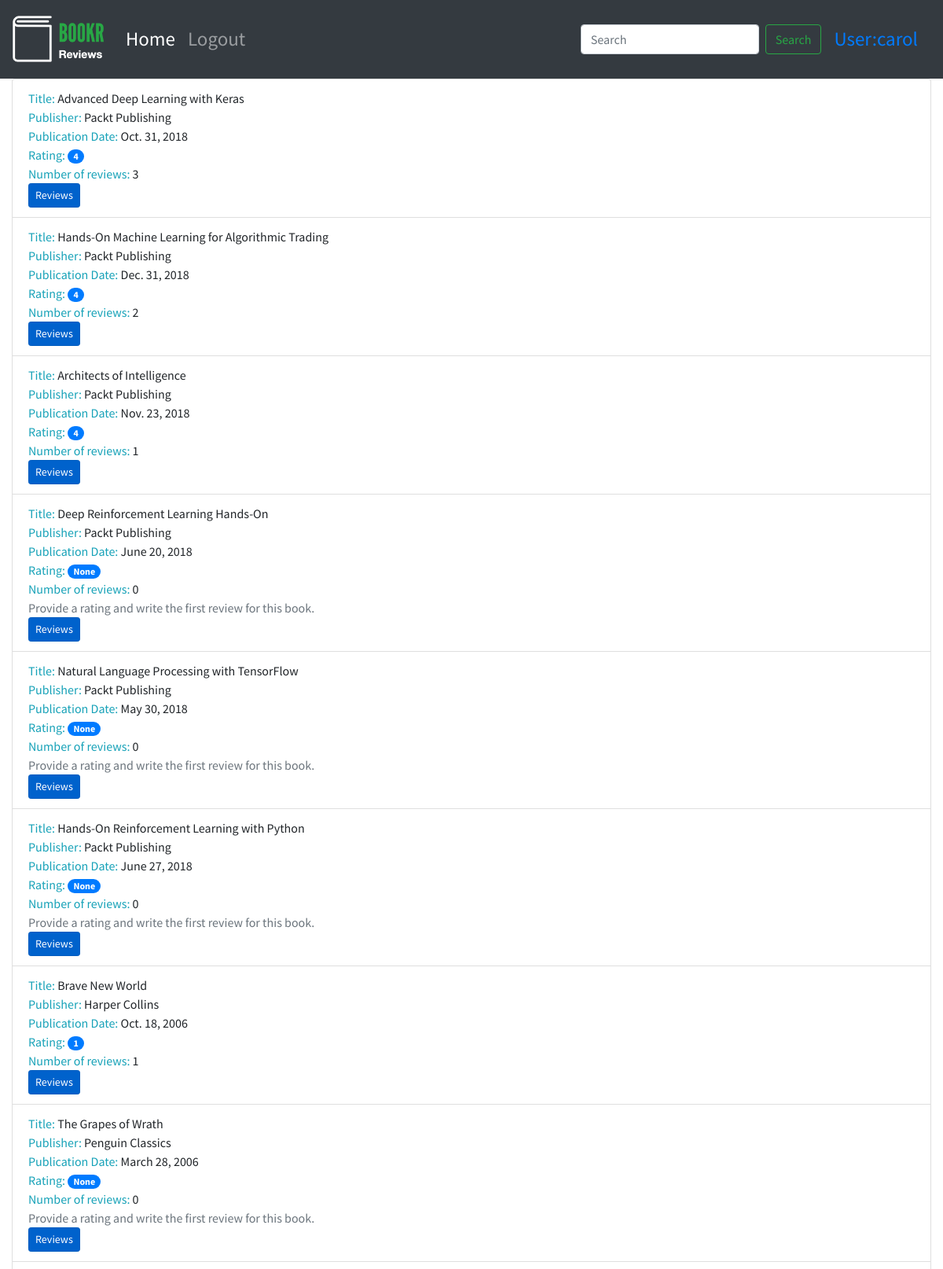
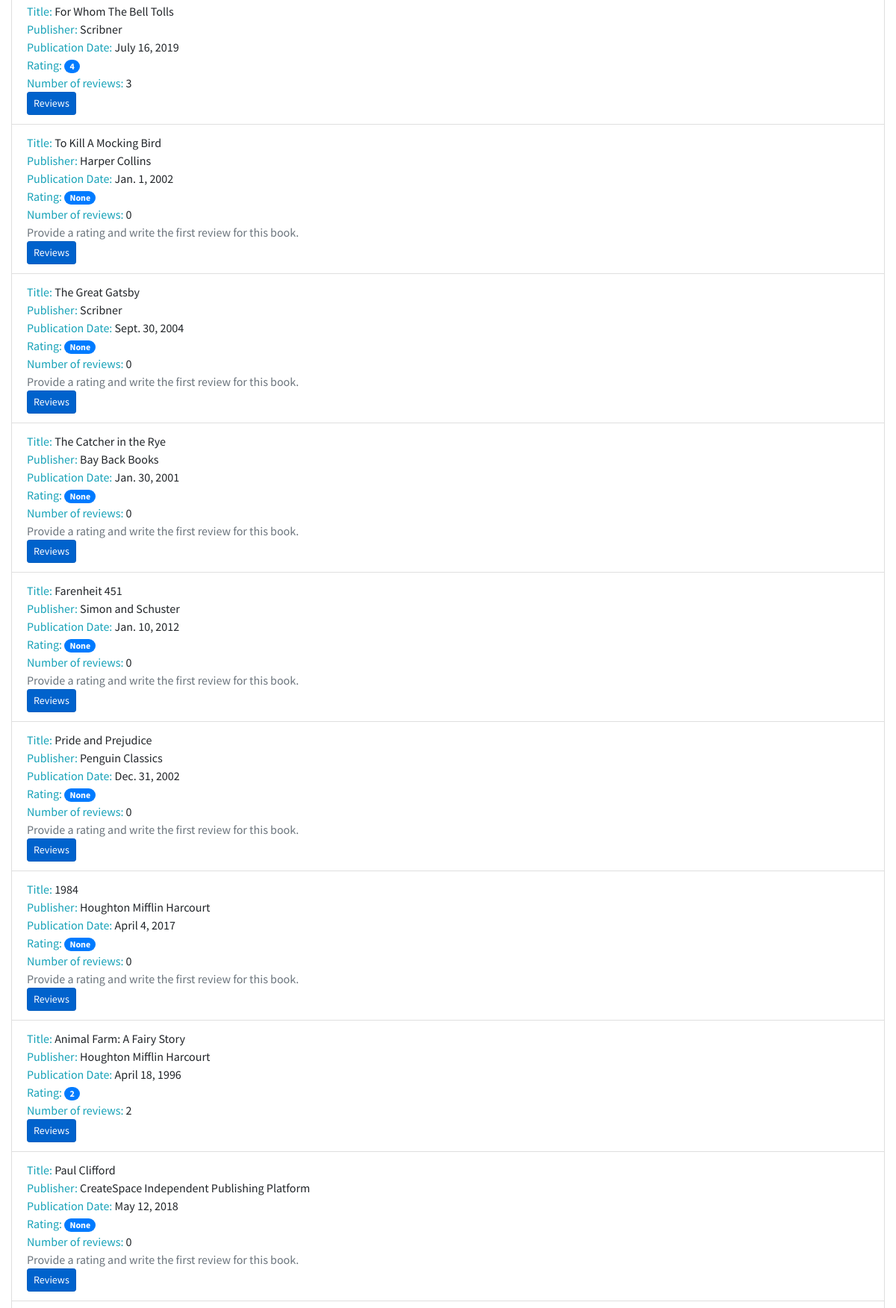
Screenshot of /books/ (signed in, upper part) with the database file from the repository (2 pictures, top to bottom).
### reviews/models.py (models this page shows, shortened)
class Book(models.Model):
    title = models.CharField(max_length=70, help_text="The title of the book.")
    publication_date = models.DateField(verbose_name="Date the book was published.")
    isbn = models.CharField(max_length=20, verbose_name="ISBN number of the book.")
    publisher = models.ForeignKey(Publisher, on_delete=models.CASCADE)
    contributors = models.ManyToManyField('Contributor', through="BookContributor")
    cover = models.ImageField(null=True, blank=True, upload_to='book_covers/')
    sample = models.FileField(null=True, blank=True, upload_to='book_samples/')

class Publisher(models.Model):
    name = models.CharField(max_length=50, help_text="The name of the Publisher.")
    website = models.URLField(help_text="The Publisher's website.")
    email = models.EmailField(help_text="The Publisher's email address.")
    def __str__(self):
        return self.name

### reviews/views.py (the view)
# urls.py: path('books/', views.book_list, name='book_list'),
def book_list(request):
    books = Book.objects.all()
    book_list = []
    for book in books:
        reviews = book.review_set.all()
        if reviews:
            rating_list = [review.rating for review in reviews]
            book_rating = average_rating(rating_list)
            number_of_reviews = len(reviews)
        else:
            book_rating = None
            number_of_reviews = 0
        book_list.append({'book': book,
                          'book_rating': book_rating,
                          'number_of_reviews': number_of_reviews})
    context = {'book_list': book_list}
    return render(request, 'reviews/book_list.html', context)

### reviews/utils.py (called while the page is built)
def average_rating(rating_list):
    if not rating_list:
        return 0
    return round(sum(rating_list) / len(rating_list))

### reviews/templates/reviews/book_list.html (shortened to what this page needs)
{% extends 'reviews/base.html' %}
{% load static %}
{% block brand %}
<img src="{% static 'reviews/logo.png' %}">
{% endblock %}
{% block content %}
<ul class="list-group">
  {% for item in book_list %}
  <li class="list-group-item">
      <span class="text-info">Title: </span> <span>{{ item.book.title }}</span>
      <br>
      <span class="text-info">Publisher: </span><span>{{ item.book.publisher }}</span>
      <br>
      <span class="text-info">Publication Date: </span><span>{{ item.book.publication_date }}</span>
      <br>
      <span class="text-info">Rating: </span><span class="badge badge-primary badge-pill">{{ item.book_rating }}</span>
      <br>
      <span class="text-info">Number of reviews: </span><span>{{ item.number_of_reviews }}</span>
      <br>
      {% if item.book_rating is null %}
      <span class="text-secondary">Provide a rating and write the first review for this book.</span>
      <br>
      {% endif %}
      <a class="btn btn-primary btn-sm active" role="button" aria-pressed="true" href="/books/{{ item.book.id }}/">Reviews</a></li>
  {% endfor %}
</ul>
{% endblock %}

### templates/base.html (shortened to what this page needs)
<!doctype html>
{% load static %}
<html lang="en">
  <head>
    <link rel="stylesheet" href="https://stackpath.bootstrapcdn.com/bootstrap/4.4.1/css/bootstrap.min.css">
    <link rel="stylesheet" href="https://cdnjs.cloudflare.com/ajax/libs/font-awesome/4.7.0/css/font-awesome.min.css">
    <link rel="stylesheet" href="{% static 'main.css' %}">
  </head>
<body>
        <nav class="navbar navbar-expand-sm navbar-dark bg-dark sticky-top">
          <a class="navbar-brand" href="/">{% block brand %}<img src="{% static 'logo.png' %}">{% endblock %}</a>
          <div class="collapse navbar-collapse" id="navbarSupportedContent">
            <ul class="navbar-nav mr-auto">
              <li class="nav-item active">
                <a class="nav-link" href="/books/">Home <span class="sr-only">(current)</span></a>
              </li>
              {% if user.is_authenticated %}
              <li class="nav-item">
                <a class="nav-link" href="{% url 'accounts:logout' %}">Logout</a>
              </li>
              {% else %}
              <li class="nav-item">
                <a class="nav-link" href="{% url 'accounts:login' %}">Login</a>
              </li>
              {% endif %}
            </ul>
            <form class="form-inline my-2 my-lg-0">
              <input class="form-control mr-sm-2" name="search"  minlength="3" type="search" placeholder="Search" aria-label="Search">
              <button class="btn btn-outline-success my-2 my-sm-0" type="submit"  formaction="/search-result/">Search</button>
            </form>
            {% if user.is_authenticated %}
            <a class="nav-link" href="/accounts/profile">User:{{ user.username }}</a>
            {% endif %}
          </div>
        </nav>
        <div class="container-fluid">
        {% block content %}{% endblock %}
          </div>
  </body>
</html>

### static/main.css (style rules this page uses)
.navbar { min-height: 100px; font-size: 25px; }
.navbar-brand { font-size: 25px; }
.navbar-brand > img { height: 60px; }
body { font-family: 'Source Sans Pro', sans-serif; background-color: #e6efe8 color: #393939; }

### rows the page displays
Book: book "Advanced Deep Learning with Keras", book.publisher "Packt Publishing", book.publication_date "Oct. 31, 2018", book_rating "4", number_of_reviews "3"
Book: book "Hands-On Machine Learning for Algorithmic Trading", book.publisher "Packt Publishing", book.publication_date "Dec. 31, 2018", book_rating "4", number_of_reviews "2"
Book: book "Architects of Intelligence", book.publisher "Packt Publishing", book.publication_date "Nov. 23, 2018", book_rating "4", number_of_reviews "1"
Book: book "Deep Reinforcement Learning Hands-On", book.publisher "Packt Publishing", book.publication_date "June 20, 2018", book_rating "None", number_of_reviews "0", shows "Provide a rating and write the first review for this book."
Book: book "Natural Language Processing with TensorFlow", book.publisher "Packt Publishing", book.publication_date "May 30, 2018", book_rating "None", number_of_reviews "0", shows "Provide a rating and write the first review for this book."
Book: book "Hands-On Reinforcement Learning with Python", book.publisher "Packt Publishing", book.publication_date "June 27, 2018", book_rating "None", number_of_reviews "0", shows "Provide a rating and write the first review for this book."
Book: book "Brave New World", book.publisher "Harper Collins", book.publication_date "Oct. 18, 2006", book_rating "1", number_of_reviews "1"
Book: book "The Grapes of Wrath", book.publisher "Penguin Classics", book.publication_date "March 28, 2006", book_rating "None", number_of_reviews "0", shows "Provide a rating and write the first review for this book."
Book: book "For Whom The Bell Tolls", book.publisher "Scribner", book.publication_date "July 16, 2019", book_rating "4", number_of_reviews "3"
Book: book "To Kill A Mocking Bird", book.publisher "Harper Collins", book.publication_date "Jan. 1, 2002", book_rating "None", number_of_reviews "0", shows "Provide a rating and write the first review for this book."
Book: book "The Great Gatsby", book.publisher "Scribner", book.publication_date "Sept. 30, 2004", book_rating "None", number_of_reviews "0", shows "Provide a rating and write the first review for this book."
Book: book "The Catcher in the Rye", book.publisher "Bay Back Books", book.publication_date "Jan. 30, 2001", book_rating "None", number_of_reviews "0", shows "Provide a rating and write the first review for this book."
Book: book "Farenheit 451", book.publisher "Simon and Schuster", book.publication_date "Jan. 10, 2012", book_rating "None", number_of_reviews "0", shows "Provide a rating and write the first review for this book."
Book: book "Pride and Prejudice", book.publisher "Penguin Classics", book.publication_date "Dec. 31, 2002", book_rating "None", number_of_reviews "0", shows "Provide a rating and write the first review for this book."
Book: book "1984", book.publisher "Houghton Mifflin Harcourt", book.publication_date "April 4, 2017", book_rating "None", number_of_reviews "0", shows "Provide a rating and write the first review for this book."
Book: book "Animal Farm: A Fairy Story", book.publisher "Houghton Mifflin Harcourt", book.publication_date "April 18, 1996", book_rating "2", number_of_reviews "2"
Book: book "Paul Clifford", book.publisher "CreateSpace Independent Publishing Platform", book.publication_date "May 12, 2018", book_rating "None", number_of_reviews "0", shows "Provide a rating and write the first review for this book."

### other values shown
{{ user.username }} "carol"
